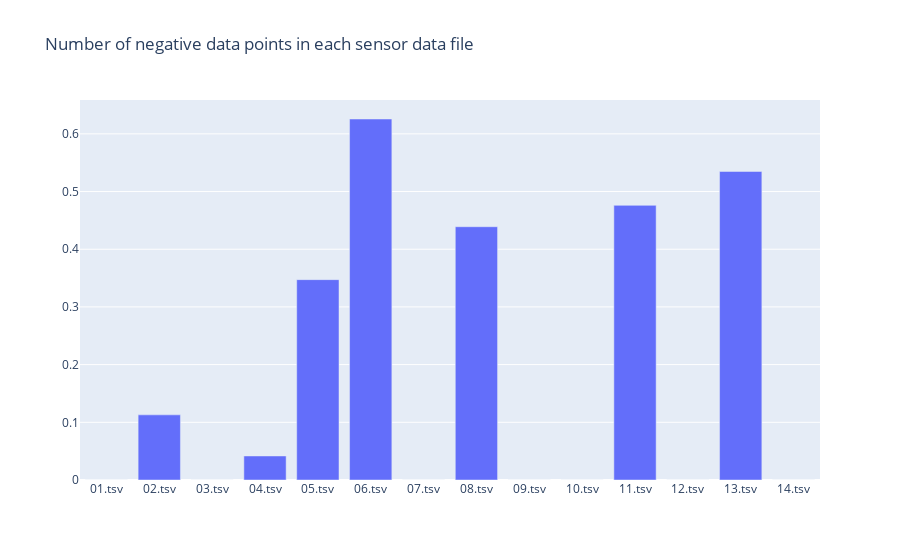

Here is the notebook cell this chart was saved with:
### Code cell
# Calculate the percentage of the data points contains the negative value in sensor data
negative_data = []
for idx, sensor_data in enumerate(sensor_data_list):
    condition = (sensor_data['Porosity'] < 0) | (sensor_data['Hydrate Saturation'] < 0)
    negative_data.append(len(sensor_data[condition]) / len(sensor_data))

# Plot the number of negative data points
fig = go.Figure(data=[go.Bar(x=sensor_data_files, y=negative_data)])
fig.update_layout(title_text='Number of negative data points in each sensor data file')
fig.show()

### Figure 1 — Plotly figure (JSON) as saved in the notebook; plotly's stock layout.template omitted (floating-point values rounded to 4 significant figures)
{"data": [{"type": "bar", "x": ["01.tsv", "02.tsv", "03.tsv", "04.tsv", "05.tsv", "06.tsv", "07.tsv", "08.tsv", "09.tsv", "10.tsv", "11.tsv", "12.tsv", "13.tsv", "14.tsv"], "y": [0, 0.1129, 0, 0.04167, 0.3473, 0.6258, 0, 0.439, 0, 0, 0.4761, 0, 0.5348, 0]}], "layout": {"title": {"text": "Number of negative data points in each sensor data file"}}}
